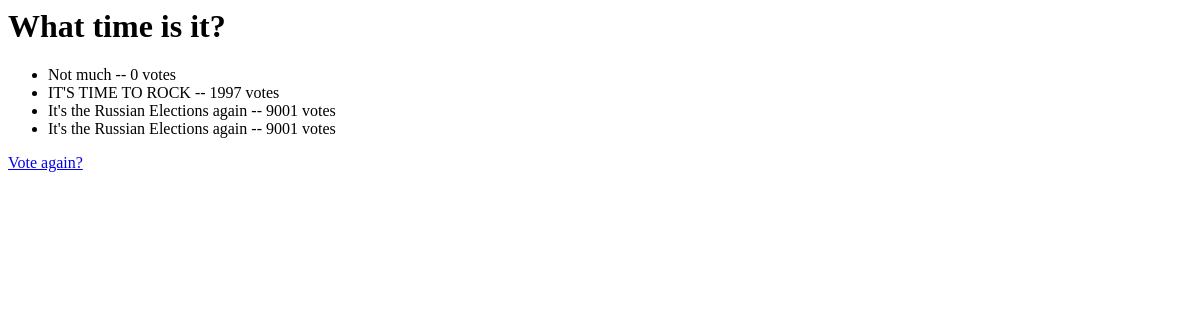
The app's page /polls/1/results/, older data.
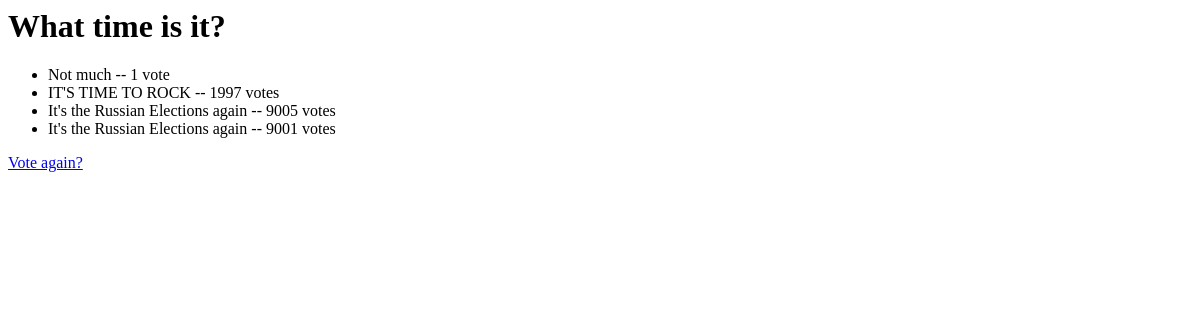
The same page, newer data.
### polls/models.py (models this page shows, shortened)
class Question(models.Model):
	q_text = models.CharField(max_length=200)
	pub_date = models.DateTimeField('date published')

class Choice(models.Model):
	question = models.ForeignKey(Question, on_delete=models.CASCADE)
	choice_text = models.CharField(max_length=200)
	votes = models.IntegerField(default=0)

### polls/views.py (the view)
# urls.py: url(r'^(?P<pk>[0-9]+)/results/$',  views.ResultsView.as_view(), name = 'results'),
class ResultsView(generic.DetailView):
	model = Question
	template_name = 'polls/results.html'

### polls/templates/polls/results.html
<h1>{{question.q_text}}</h1>
<ul>
{% for choice in question.choice_set.all %}
    <li>{{ choice.choice_text }} -- {{ choice.votes }} vote{{ choice.votes|pluralize }}</li>
{% endfor %}
</ul>
<a href="{% url 'polls:detail' question.id %}">Vote again?</a>

Row changes from the older to the newer data that the page shows:
changed Choice "Not much": votes "0" → "1"
changed Choice (number 3 of 4 on the later page): votes "9001" → "9005"
